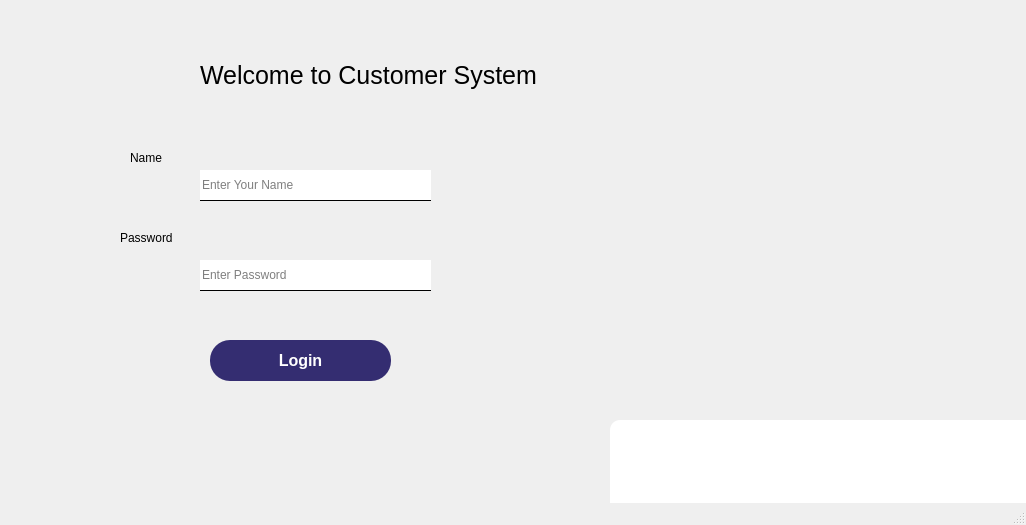
<?xml version="1.0" encoding="UTF-8"?>
<ui version="4.0">
 <class>MainWindow</class>
 <widget class="QMainWindow" name="MainWindow">
  <property name="geometry">
   <rect>
    <x>0</x>
    <y>0</y>
    <width>1026</width>
    <height>525</height>
   </rect>
  </property>
  <property name="windowTitle">
   <string>MainWindow</string>
  </property>
  <widget class="QWidget" name="centralwidget">
   <widget class="QGroupBox" name="groupBox">
    <property name="geometry">
     <rect>
      <x>610</x>
      <y>420</y>
      <width>1118</width>
      <height>491</height>
     </rect>
    </property>
    <property name="styleSheet">
     <string notr="true">QGroupBox#groupBox
{
background-color: rgb(255, 255, 255);
border-radius:10px;
}


</string>
    </property>
    <property name="title">
     <string/>
    </property>
    <widget class="QLabel" name="label_6">
     <property name="geometry">
      <rect>
       <x>70</x>
       <y>60</y>
       <width>351</width>
       <height>71</height>
      </rect>
     </property>
     <property name="styleSheet">
      <string notr="true">font-family:'Montserrat';
font-size:25px;
</string>
     </property>
     <property name="text">
      <string>Welcome To The Admin Portal</string>
     </property>
    </widget>
    <widget class="QPushButton" name="pushButton_6">
     <property name="geometry">
      <rect>
       <x>130</x>
       <y>350</y>
       <width>181</width>
       <height>41</height>
      </rect>
     </property>
     <property name="font">
      <font>
       <family>MS Shell Dlg 2</family>
       <pointsize>12</pointsize>
       <weight>75</weight>
       <bold>true</bold>
      </font>
     </property>
     <property name="cursor">
      <cursorShape>PointingHandCursor</cursorShape>
     </property>
     <property name="styleSheet">
      <string notr="true">QPushButton{
background-color:rgb(52, 45, 113);
color:white;
border-radius:20px;
}
QPushButton:hover
{

background-color: white;
color:rgb(52, 45, 113);
border:1px solid rgb(52, 45, 113);
transform:scale(1.2);

}</string>
     </property>
     <property name="text">
      <string>Login</string>
     </property>
    </widget>
    <widget class="QLineEdit" name="lineEdit_4">
     <property name="geometry">
      <rect>
       <x>170</x>
       <y>200</y>
       <width>231</width>
       <height>31</height>
      </rect>
     </property>
     <property name="styleSheet">
      <string notr="true">font-family:'Montserrat';border:none;
border-bottom:1px solid black;</string>
     </property>
     <property name="placeholderText">
      <string>Enter Your Name</string>
     </property>
    </widget>
    <widget class="QLineEdit" name="lineEdit_5">
     <property name="geometry">
      <rect>
       <x>170</x>
       <y>280</y>
       <width>231</width>
       <height>31</height>
      </rect>
     </property>
     <property name="autoFillBackground">
      <bool>false</bool>
     </property>
     <property name="styleSheet">
      <string notr="true">border:none;
border-bottom:1px solid black;
font-family:'Montserrat';</string>
     </property>
     <property name="echoMode">
      <enum>QLineEdit::Password</enum>
     </property>
     <property name="placeholderText">
      <string>Enter Password</string>
     </property>
    </widget>
    <widget class="QLabel" name="label">
     <property name="geometry">
      <rect>
       <x>70</x>
       <y>180</y>
       <width>111</width>
       <height>16</height>
      </rect>
     </property>
     <property name="styleSheet">
      <string notr="true">font-size:12px;
font-family:'Montserrat';</string>
     </property>
     <property name="text">
      <string>Name</string>
     </property>
    </widget>
    <widget class="QLabel" name="label_2">
     <property name="geometry">
      <rect>
       <x>70</x>
       <y>260</y>
       <width>111</width>
       <height>16</height>
      </rect>
     </property>
     <property name="styleSheet">
      <string notr="true">font-size:12px;
font-family:'Montserrat';</string>
     </property>
     <property name="text">
      <string>Password</string>
     </property>
    </widget>
    <widget class="QLabel" name="label_3">
     <property name="geometry">
      <rect>
       <x>466</x>
       <y>32</y>
       <width>641</width>
       <height>451</height>
      </rect>
     </property>
     <property name="styleSheet">
      <string notr="true">
background-image: url(:/newPrefix/Desktop/images.qrc/istockphoto-1217246641-612x612.jpg);</string>
     </property>
     <property name="text">
      <string/>
     </property>
     <property name="pixmap">
      <pixmap>:/newPrefix/Desktop/images.qrc/istockphoto-1217246641-612x612.jpg</pixmap>
     </property>
     <property name="scaledContents">
      <bool>true</bool>
     </property>
    </widget>
    <widget class="QLabel" name="label_4">
     <property name="geometry">
      <rect>
       <x>980</x>
       <y>20</y>
       <width>91</width>
       <height>31</height>
      </rect>
     </property>
     <property name="font">
      <font>
       <pointsize>15</pointsize>
       <weight>75</weight>
       <bold>true</bold>
      </font>
     </property>
     <property name="styleSheet">
      <string notr="true">color:rgb(52, 45, 113);</string>
     </property>
     <property name="text">
      <string>ⓔ IESCO</string>
     </property>
    </widget>
   </widget>
   <widget class="QLabel" name="label_7">
    <property name="geometry">
     <rect>
      <x>200</x>
      <y>40</y>
      <width>351</width>
      <height>71</height>
     </rect>
    </property>
    <property name="styleSheet">
     <string notr="true">font-family:'Montserrat';
font-size:25px;
</string>
    </property>
    <property name="text">
     <string>Welcome to Customer System</string>
    </property>
   </widget>
   <widget class="QLabel" name="label_5">
    <property name="geometry">
     <rect>
      <x>130</x>
      <y>150</y>
      <width>111</width>
      <height>16</height>
     </rect>
    </property>
    <property name="styleSheet">
     <string notr="true">font-size:12px;
font-family:'Montserrat';</string>
    </property>
    <property name="text">
     <string>Name</string>
    </property>
   </widget>
   <widget class="QLineEdit" name="lineEdit_6">
    <property name="geometry">
     <rect>
      <x>200</x>
      <y>170</y>
      <width>231</width>
      <height>31</height>
     </rect>
    </property>
    <property name="styleSheet">
     <string notr="true">font-family:'Montserrat';border:none;
border-bottom:1px solid black;</string>
    </property>
    <property name="placeholderText">
     <string>Enter Your Name</string>
    </property>
   </widget>
   <widget class="QLabel" name="label_8">
    <property name="geometry">
     <rect>
      <x>120</x>
      <y>230</y>
      <width>111</width>
      <height>16</height>
     </rect>
    </property>
    <property name="styleSheet">
     <string notr="true">font-size:12px;
font-family:'Montserrat';</string>
    </property>
    <property name="text">
     <string>Password</string>
    </property>
   </widget>
   <widget class="QLineEdit" name="lineEdit_7">
    <property name="geometry">
     <rect>
      <x>200</x>
      <y>260</y>
      <width>231</width>
      <height>31</height>
     </rect>
    </property>
    <property name="autoFillBackground">
     <bool>false</bool>
    </property>
    <property name="styleSheet">
     <string notr="true">border:none;
border-bottom:1px solid black;
font-family:'Montserrat';</string>
    </property>
    <property name="echoMode">
     <enum>QLineEdit::Password</enum>
    </property>
    <property name="placeholderText">
     <string>Enter Password</string>
    </property>
   </widget>
   <widget class="QPushButton" name="pushButton_7">
    <property name="geometry">
     <rect>
      <x>210</x>
      <y>340</y>
      <width>181</width>
      <height>41</height>
     </rect>
    </property>
    <property name="font">
     <font>
      <family>MS Shell Dlg 2</family>
      <pointsize>12</pointsize>
      <weight>75</weight>
      <bold>true</bold>
     </font>
    </property>
    <property name="cursor">
     <cursorShape>PointingHandCursor</cursorShape>
    </property>
    <property name="styleSheet">
     <string notr="true">QPushButton{
background-color:rgb(52, 45, 113);
color:white;
border-radius:20px;
}
QPushButton:hover
{

background-color: white;
color:rgb(52, 45, 113);
border:1px solid rgb(52, 45, 113);
transform:scale(1.2);

}</string>
    </property>
    <property name="text">
     <string>Login</string>
    </property>
   </widget>
  </widget>
  <widget class="QMenuBar" name="menubar">
   <property name="geometry">
    <rect>
     <x>0</x>
     <y>0</y>
     <width>1026</width>
     <height>21</height>
    </rect>
   </property>
  </widget>
  <widget class="QStatusBar" name="statusbar"/>
 </widget>
 <resources/>
 <connections/>
</ui>
